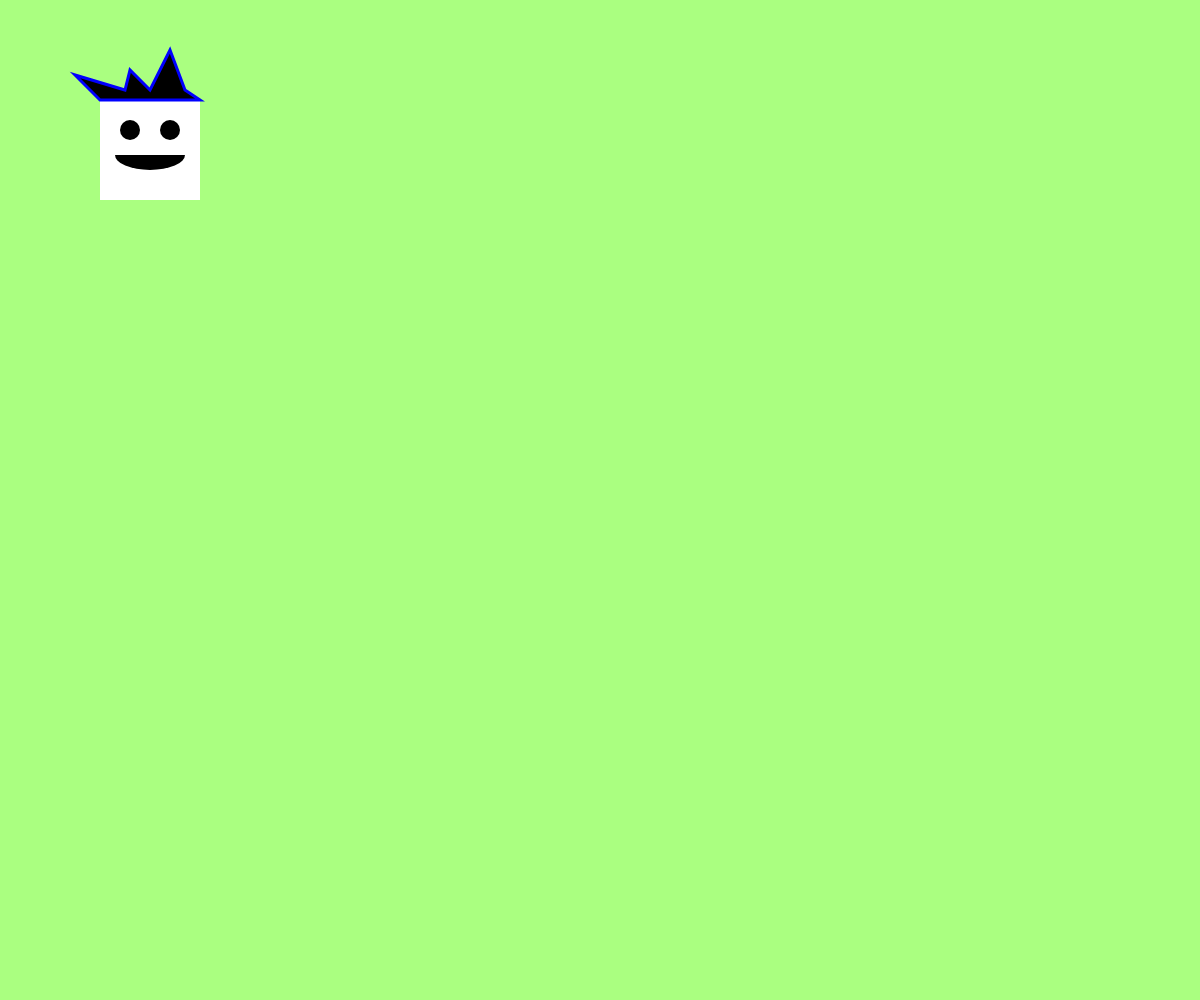
Frame 1 (no input)
Frame 60 (no input): identical to frame 1, image omitted
Frame 120 (the mouse pressed at the canvas centre since frame 60): identical to frame 1, image omitted

The p5.js sketch that drew this single still picture (run headless with seeded random() and noise() and a simulated clock; from frame 60 on, the mouse is pressed at the canvas centre):

// p5.js sketch
// ── sketch.js
function setup() {
  createCanvas(windowWidth, windowHeight);
  colorMode(HSB);
  angleMode(DEGREES);
}

function draw() {
  background(100, 50, 100);

  noStroke();
  fill(255);
  square(100, 100, 100);
  fill(0);
  circle(130, 130, 20);
  circle(170, 130, 20);
  arc(150, 155, 70, 30, 0, 180);

  stroke('blue');
  strokeWeight(3);
  beginShape();
  vertex(100, 100);
  vertex(75, 75);
  vertex(125, 90);
  vertex(130, 70);
  vertex(150, 90);
  vertex(170, 50);
  vertex(185, 90);
  vertex(200, 100);
  endShape(CLOSE);
}
